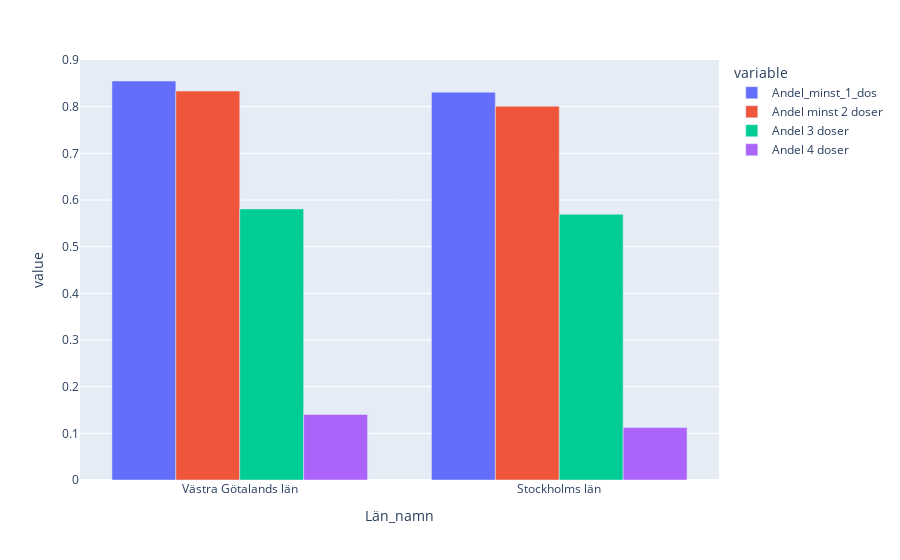

This figure's notebook cell:
### Markdown cell above
#### Uppgift 2f
- Uppgift: Tag Västra Götalands län och Stockholms län och rita diagram över andelen vaccinerade med minst 1 dos,två doser, tre doser och fyra doser.
- Plan: jag återanvänder så mycket som möjligt av tidigare jobb.

### Code cell
min_4_shot = gbdf_county['Antal 4 doser'].sum()/gbdf_county['Befolkning'].sum() # Serie
four_shot_toplot = pd.DataFrame({'Län_namn': min_1_shot.index, 'Andel_minst_1_dos':min_1_shot.values, 'Andel minst 2 doser': min_2_shot.values, 'Andel 3 doser': min_3_shot, 'Andel 4 doser': min_4_shot})
four_shot_toplot.head(22)
# tar ut endast Västra Götaland och Stockholm:
fig = px.bar(four_shot_toplot.loc[['Västra Götalands län','Stockholms län']], x='Län_namn', y=['Andel_minst_1_dos','Andel minst 2 doser','Andel 3 doser','Andel 4 doser'], barmode='group')
fig.show()
fig.write_html("Visualiseringar/2f_västragötaland_stockholm_1234_doser.html")

### Figure 1 — Plotly figure (JSON) as saved in the notebook; plotly's stock layout.template omitted (floating-point values rounded to 4 significant figures)
{"data": [{"alignmentgroup": "True", "hovertemplate": "variable=Andel_minst_1_dos<br>Län_namn=%{x}<br>value=%{y}<extra></extra>", "legendgroup": "Andel_minst_1_dos", "marker": {"color": "#636efa", "pattern": {"shape": ""}}, "name": "Andel_minst_1_dos", "offsetgroup": "Andel_minst_1_dos", "orientation": "v", "showlegend": true, "textposition": "auto", "type": "bar", "x": ["Västra Götalands län", "Stockholms län"], "xaxis": "x", "y": [0.8551, 0.8312], "yaxis": "y"}, {"alignmentgroup": "True", "hovertemplate": "variable=Andel minst 2 doser<br>Län_namn=%{x}<br>value=%{y}<extra></extra>", "legendgroup": "Andel minst 2 doser", "marker": {"color": "#EF553B", "pattern": {"shape": ""}}, "name": "Andel minst 2 doser", "offsetgroup": "Andel minst 2 doser", "orientation": "v", "showlegend": true, "textposition": "auto", "type": "bar", "x": ["Västra Götalands län", "Stockholms län"], "xaxis": "x", "y": [0.8336, 0.8011], "yaxis": "y"}, {"alignmentgroup": "True", "hovertemplate": "variable=Andel 3 doser<br>Län_namn=%{x}<br>value=%{y}<extra></extra>", "legendgroup": "Andel 3 doser", "marker": {"color": "#00cc96", "pattern": {"shape": ""}}, "name": "Andel 3 doser", "offsetgroup": "Andel 3 doser", "orientation": "v", "showlegend": true, "textposition": "auto", "type": "bar", "x": ["Västra Götalands län", "Stockholms län"], "xaxis": "x", "y": [0.5809, 0.5695], "yaxis": "y"}, {"alignmentgroup": "True", "hovertemplate": "variable=Andel 4 doser<br>Län_namn=%{x}<br>value=%{y}<extra></extra>", "legendgroup": "Andel 4 doser", "marker": {"color": "#ab63fa", "pattern": {"shape": ""}}, "name": "Andel 4 doser", "offsetgroup": "Andel 4 doser", "orientation": "v", "showlegend": true, "textposition": "auto", "type": "bar", "x": ["Västra Götalands län", "Stockholms län"], "xaxis": "x", "y": [0.1404, 0.1127], "yaxis": "y"}], "layout": {"barmode": "group", "legend": {"title": {"text": "variable"}, "tracegroupgap": 0}, "margin": {"t": 60}, "xaxis": {"anchor": "y", "domain": [0, 1], "title": {"text": "Län_namn"}}, "yaxis": {"anchor": "x", "domain": [0, 1], "title": {"text": "value"}}}}
